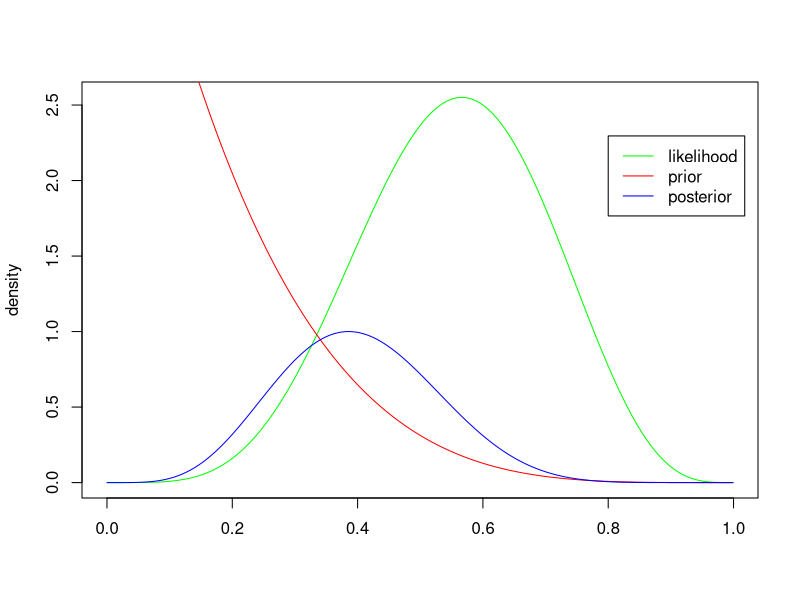

Here is the R script that generated this plot:
library(vegan)

data("dune")
data("dune.env")

x <- dune
g <- dune.env$Management

#####################################################################
#R calculation function from anosim vegan with credibility intervals#
#####################################################################

Rbayes <- function(data, group, prior_beta=c(1,5), ci=0.95, method = "euclidean", dist="base", 
                   nboot=5000, ndraws=10000, plot=T, show_progress = T,
                   transform=NULL){
      df       <- data
      df$group <- group
  
vec_ano <- rep(NA, nboot)

for(t in 1:length(vec_ano)){
  
  if(show_progress == T){print(t)}
  
  dfboot       <- df[sample(1:nrow(df), nrow(df), replace=T),]
  group        <- dfboot$group
  
  if(is.null(transform)){
    dfboot       <- dfboot[,-ncol(dfboot)]}else{
    dfboot       <- decostand(dfboot[,-ncol(dfboot)], method = transform)}
  
  if(dist == "base"){
    x <- dist(dfboot, method = method)}
  else if(dist == "vegan"){
    x <- vegdist(dfboot, method = method)}else{stop("No correct method selected for `dist`.")}
      
  x         <- as.dist(x)
  grouping  <- as.factor(group)
  x.rank    <- rank(x)
  div       <- length(x)/2
  n         <- nrow(df)
  
  in_row    <- as.vector(as.dist(row(matrix(nrow = n, ncol = n))))
  in_col    <- as.vector(as.dist(col(matrix(nrow = n, ncol = n))))
  
  within    <- grouping[in_row] == grouping[in_col]
  
  aver      <- tapply(x.rank, within, mean)
  vec_ano[t]<- -diff(aver)/div}

  mu    <- mean(vec_ano)
  v     <- var(vec_ano)
  a     <- ((1-mu)/v-1/mu)*mu^2
  b     <- a*(1/mu-1)
  param <- c(a, b)

  grid        <- seq(0.0001, 0.9999, 0.001)
  grid.approx <- data.frame(grid = grid,
                             likelihood = dbeta(grid, param[1], param[2]),
                             prior = dbeta(grid, prior_beta[1], prior_beta[2]))
  grid.approx$posterior  <-  grid.approx$likelihood*grid.approx$prior/max(grid.approx$likelihood*grid.approx$prior)

if(plot == T){
  plot(grid.approx$grid, grid.approx$likelihood, type="l", col="green", xlab="", ylab="density")
  lines(grid.approx$grid, grid.approx$prior, type="l", col="red")
  lines(grid.approx$grid, grid.approx$posterior, type="l", col= "blue")
  legend(0.8, max(grid.approx$likelihood)*0.9, lty = 1, col=c("green", "red", "blue"),
         legend = c("likelihood", "prior", "posterior"))}

post_samp   <- sample(grid.approx$grid, ndraws,  T, prob = grid.approx$posterior)

results     <- setNames(cbind.data.frame(mean(post_samp), 
                                         quantile(post_samp, 1-(ci/2+0.5)), 
                                         quantile(post_samp, ci/2+0.5)), c("mu", "ll", "ul"))

rownames(results) <- NULL
return(results)}

##############
#Run function#
##############

res <- Rbayes(x, g, prior_beta = c(1,5), method = "euclidean", dist="vegan")
#check anosim
anosim(x,g)
